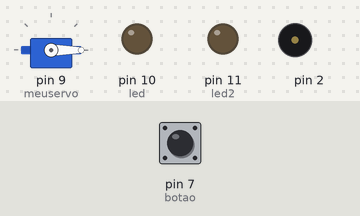
This sketch was run on a simulated Arduino Uno, built with avr-gcc and run on an emulated ATmega328P. Parts: servo, output pins drawn as LEDs (lit = HIGH), buzzer (waves = sounding). The test bench sets the inputs (shaded band); at power-on: pin 7 (botao) HIGH.

Above: at 1.2 s.
1.3 s: pin 7 (botao) pulled LOW for 0.15 s
At 3.6 s:
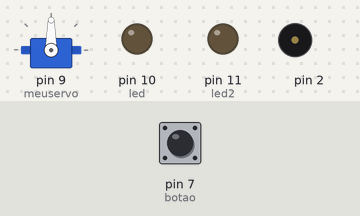
6.9 s: pin 7 (botao) pulled LOW for 1 s
At 8.2 s:
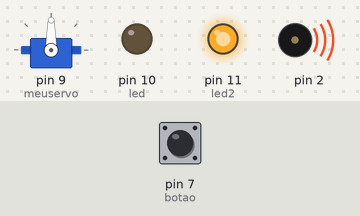
10.0 s: pin 7 (botao) pulled LOW for 3.2 s
At 15.8 s:
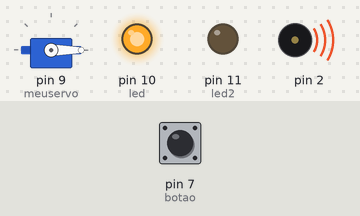
Timing chart, 0 to 17.6 s (numbered marks = the images above; inputs shaded):
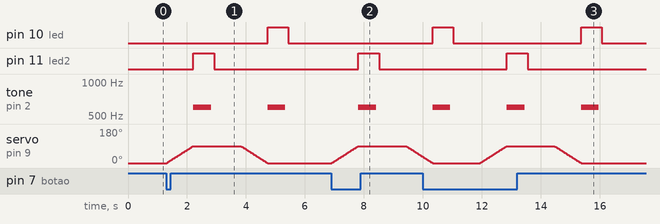

The sketch:

Buzzercancela.ino
```cpp
#include <Servo.h>

Servo meuservo;

int botao = 7;
int led = 10;
int pos = 0;
int led2 = 11;

void setup()
{
  pinMode(botao, INPUT_PULLUP);
  pinMode(led, OUTPUT);
  pinMode(2, OUTPUT);
  pinMode(led2, OUTPUT);


  meuservo.attach(9);
  meuservo.write(0);
}

void loop()
{

  if (digitalRead(botao) == LOW)
  {
    noTone(2);
    for (int angulo = 0; angulo <= 90; angulo++)
    {
      meuservo.write(angulo);
      delay(10);


    }

      tone(2, 600, 600);
    digitalWrite(led2, HIGH);
    delay(700);
    digitalWrite(led2, LOW);

    delay(900);


    for (int angulo = 90; angulo >= 0; angulo--)
    {
      meuservo.write(angulo);
       delay(10);


    }
     tone(2, 600, 600);
      digitalWrite(led2, LOW);
       digitalWrite(led, HIGH);
    delay(700);
     digitalWrite(led, LOW);
    delay(900);


  }
}
```

Measured:
- after the input at 1.3 s, pin 10 (led): LOW → HIGH after 3.4 s, → LOW 0.70 s later; pin 11 (led2): LOW → HIGH after 0.92 s, → LOW 0.70 s later; tone on pin 2: alternates 600 Hz for 0.60 s and silent for 1.9 s, starting after 0.92 s; servo on pin 9 (meuservo): rises from 0° to 90° in 0.89 s, then falls to 0° in 2.5 s
- after the input at 6.9 s, pin 11 (led2): LOW → HIGH after 0.92 s, → LOW 0.70 s later; tone on pin 2: silent → 600 Hz after 0.92 s, → silent 0.60 s later; servo on pin 9 (meuservo): rises from 0° to 90° in 0.91 s, then falls to 33° in 2.2 s
- after the input at 10.0 s, pin 11 (led2): LOW → HIGH after 2.9 s, → LOW 0.70 s later
